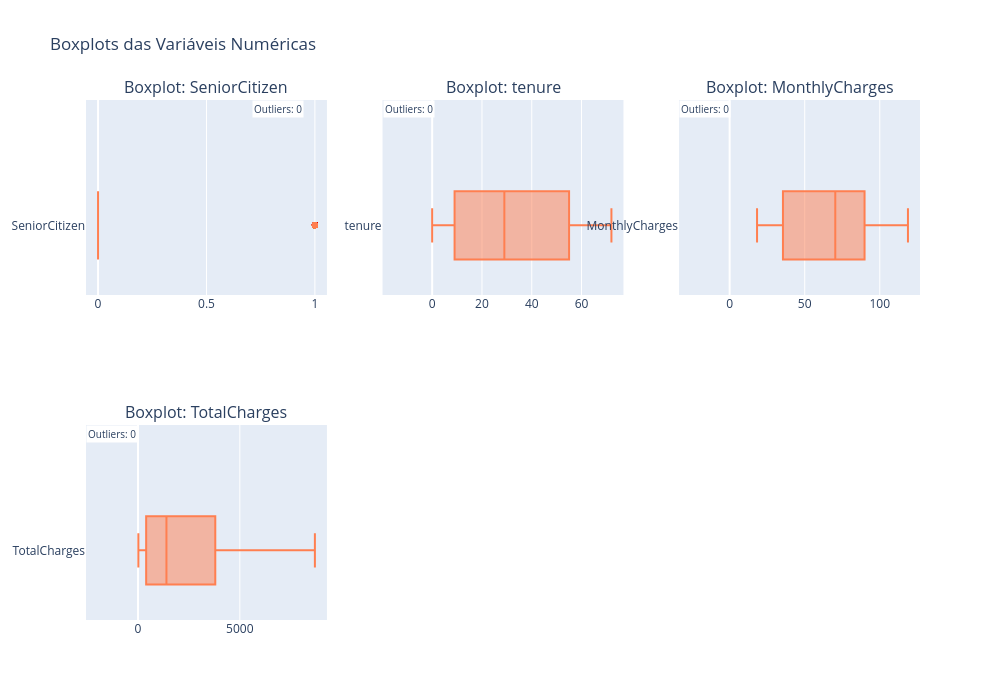

The cell this chart's notebook holds for it:
### Markdown cell above
## 3.4 Análise de outliers

**Objetivo:** Identificar valores extremos que podem ser erros de medição ou casos especiais

**Métodos utilizados:**

- Z-Score: Identifica valores que estão a mais de 3 desvios padrão da média
- Visualização: Boxplots para identificação visual

### Code cell
import numpy as np
from scipy import stats
import plotly.graph_objects as go
from plotly.subplots import make_subplots

# Colunas numéricas (excluindo id e target)
numeric_cols = df.select_dtypes(include=[np.number]).columns

n = len(numeric_cols)
ncols = 3
nrows = int(np.ceil(n / ncols))

fig = make_subplots(
    rows=nrows,
    cols=ncols,
    subplot_titles=[f'Boxplot: {col}' for col in numeric_cols]
)

for idx, col in enumerate(numeric_cols):

    row = idx // ncols + 1
    col_pos = idx % ncols + 1

    # boxplot
    fig.add_trace(
        go.Box(
            x=df[col],
            name=col,
            marker_color='coral',
            boxpoints='outliers',
            orientation='h'
        ),
        row=row,
        col=col_pos
    )

    # cálculo de outliers via zscore
    col_zscore = np.abs(stats.zscore(df[col].dropna()))
    outlier_count = (col_zscore > 3).sum()

    # anotação
    fig.add_annotation(
        text=f'Outliers: {outlier_count}',
        xref=f'x{idx+1}' if idx > 0 else 'x',
        yref=f'y{idx+1}' if idx > 0 else 'y',
        x=0.95,
        y=0.9,
        xanchor='right',
        yanchor='top',
        showarrow=False,
        font=dict(size=10),
        bgcolor='white'
    )

fig.update_layout(
    height=350 * nrows,
    width=1000,
    showlegend=False,
    title="Boxplots das Variáveis Numéricas"
)

fig.show()

### Figure 1 — Plotly figure (JSON) as saved in the notebook; plotly's stock layout.template omitted (floating-point values rounded to 4 significant figures; data arrays with more than 128 entries replaced by an {"elided": "..."} marker saying what was removed)
{"data": [{"boxpoints": "outliers", "marker": {"color": "coral"}, "name": "SeniorCitizen", "orientation": "h", "type": "box", "x": {"elided": "7043 int values"}, "xaxis": "x", "yaxis": "y"}, {"boxpoints": "outliers", "marker": {"color": "coral"}, "name": "tenure", "orientation": "h", "type": "box", "x": {"elided": "7043 int values"}, "xaxis": "x2", "yaxis": "y2"}, {"boxpoints": "outliers", "marker": {"color": "coral"}, "name": "MonthlyCharges", "orientation": "h", "type": "box", "x": {"elided": "7043 float values"}, "xaxis": "x3", "yaxis": "y3"}, {"boxpoints": "outliers", "marker": {"color": "coral"}, "name": "TotalCharges", "orientation": "h", "type": "box", "x": {"elided": "7043 float values"}, "xaxis": "x4", "yaxis": "y4"}], "layout": {"annotations": [{"font": {"size": 16}, "showarrow": false, "text": "Boxplot: SeniorCitizen", "x": 0.1444, "xanchor": "center", "xref": "paper", "y": 1, "yanchor": "bottom", "yref": "paper"}, {"font": {"size": 16}, "showarrow": false, "text": "Boxplot: tenure", "x": 0.5, "xanchor": "center", "xref": "paper", "y": 1, "yanchor": "bottom", "yref": "paper"}, {"font": {"size": 16}, "showarrow": false, "text": "Boxplot: MonthlyCharges", "x": 0.8556, "xanchor": "center", "xref": "paper", "y": 1, "yanchor": "bottom", "yref": "paper"}, {"font": {"size": 16}, "showarrow": false, "text": "Boxplot: TotalCharges", "x": 0.1444, "xanchor": "center", "xref": "paper", "y": 0.375, "yanchor": "bottom", "yref": "paper"}, {"bgcolor": "white", "font": {"size": 10}, "showarrow": false, "text": "Outliers: 0", "x": 0.95, "xanchor": "right", "xref": "x", "y": 0.9, "yanchor": "top", "yref": "y"}, {"bgcolor": "white", "font": {"size": 10}, "showarrow": false, "text": "Outliers: 0", "x": 0.95, "xanchor": "right", "xref": "x2", "y": 0.9, "yanchor": "top", "yref": "y2"}, {"bgcolor": "white", "font": {"size": 10}, "showarrow": false, "text": "Outliers: 0", "x": 0.95, "xanchor": "right", "xref": "x3", "y": 0.9, "yanchor": "top", "yref": "y3"}, {"bgcolor": "white", "font": {"size": 10}, "showarrow": false, "text": "Outliers: 0", "x": 0.95, "xanchor": "right", "xref": "x4", "y": 0.9, "yanchor": "top", "yref": "y4"}], "height": 700, "showlegend": false, "title": {"text": "Boxplots das Variáveis Numéricas"}, "width": 1000, "xaxis": {"anchor": "y", "domain": [0, 0.2889]}, "xaxis2": {"anchor": "y2", "domain": [0.3556, 0.6444]}, "xaxis3": {"anchor": "y3", "domain": [0.7111, 1]}, "xaxis4": {"anchor": "y4", "domain": [0, 0.2889]}, "xaxis5": {"anchor": "y5", "domain": [0.3556, 0.6444]}, "xaxis6": {"anchor": "y6", "domain": [0.7111, 1]}, "yaxis": {"anchor": "x", "domain": [0.625, 1]}, "yaxis2": {"anchor": "x2", "domain": [0.625, 1]}, "yaxis3": {"anchor": "x3", "domain": [0.625, 1]}, "yaxis4": {"anchor": "x4", "domain": [0, 0.375]}, "yaxis5": {"anchor": "x5", "domain": [0, 0.375]}, "yaxis6": {"anchor": "x6", "domain": [0, 0.375]}}}
